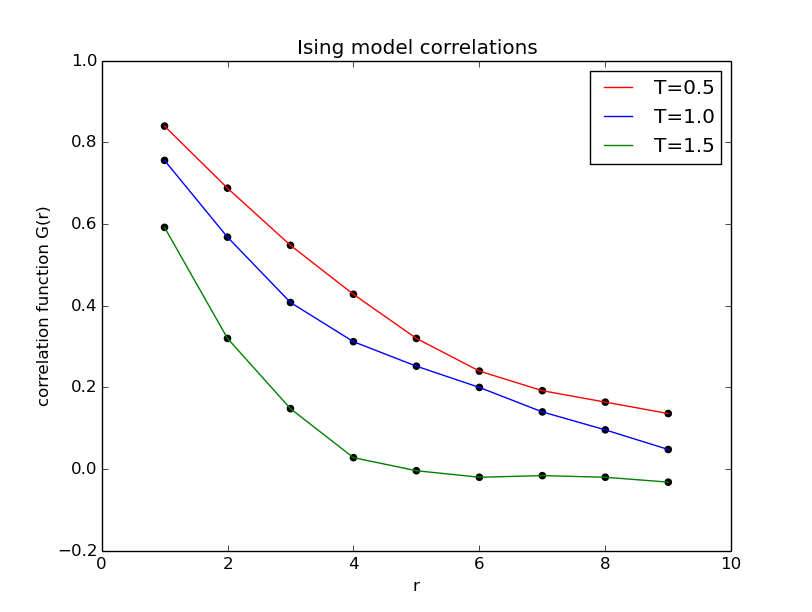

The Python source for this figure:
from math import*
import random
import numpy as np
from matplotlib.pyplot import*

J=1.;k=1.;g=0
spins=[];R=[1,2,3,4,5,6,7,8,9];
def calcu(T):
    G=[]
    for i in range(100):
        spins.append(1.)
    for i in range(1,100,2):
        spins[i]=-spins[i]
        
    for j in range(4000):
        E1=0.
        for i in range(99):
            E1=E1+J*(-spins[i]*spins[i+1])
        E1=E1+J*(-spins[99]*spins[0])
        numb=random.randint(0,99)
        spins[numb]=-spins[numb]
        E2=0.
        for i in range(99):
            E2=E2+J*(-spins[i]*spins[i+1])
        E2=E2+J*(-spins[99]*spins[0])
        delE=E2-E1
        if delE>0:
            p=exp(-delE/(k*T))
            numb2=random.uniform(0,1)
            if numb2>p:
                spins[numb]=-spins[numb]
                
    
    for r in range(1,10):
        pro=0
        for i in range(100):
            if i+r>=100:
                pro+=spins[i]*spins[i+r-100]
                if i-r<0:
                    pro+=spins[i]*spins[i-r+100]
                else:
                    pro+=spins[i]*spins[i-r]
            else:
                pro+=spins[i]*spins[i+r]
                if i-r<0:
                    pro+=spins[i]*spins[i-r+100]
                else:
                    pro+=spins[i]*spins[i-r]
        pro=pro/200
        G.append(pro)
    return G

Gr=[];c=[];Grr=[];Grrr=[]
c=calcu(0.5)
for i in range(9):
    Gr.append(c[i])
c=calcu(1.)
for i in range(9):
    Grr.append(c[i])
c=calcu(1.5)
for i in range(9):
    Grrr.append(c[i])
for j in range(9):
    c=calcu(0.5)
    for i in range(9):
        Gr[i]=Gr[i]+c[i]
for j in range(9):
    c=calcu(1.)
    for i in range(9):
        Grr[i]=Grr[i]+c[i]
for j in range(9):
    c=calcu(1.5)
    for i in range(9):
        Grrr[i]=Grrr[i]+c[i]
for i in range(9):
    Gr[i]=Gr[i]/10
for i in range(9):
    Grr[i]=Grr[i]/10
for i in range(9):
    Grrr[i]=Grrr[i]/10

scatter(R,Gr,color='k')
plot(R,Gr,'r',label='T=0.5')
scatter(R,Grr,color='k')
plot(R,Grr,'b',label='T=1.0')
scatter(R,Grrr,color='k')
plot(R,Grrr,'g',label='T=1.5')
title('Ising model correlations')
xlabel('r')
ylabel('correlation function G(r)')
legend()
show()
    

            









            

    
